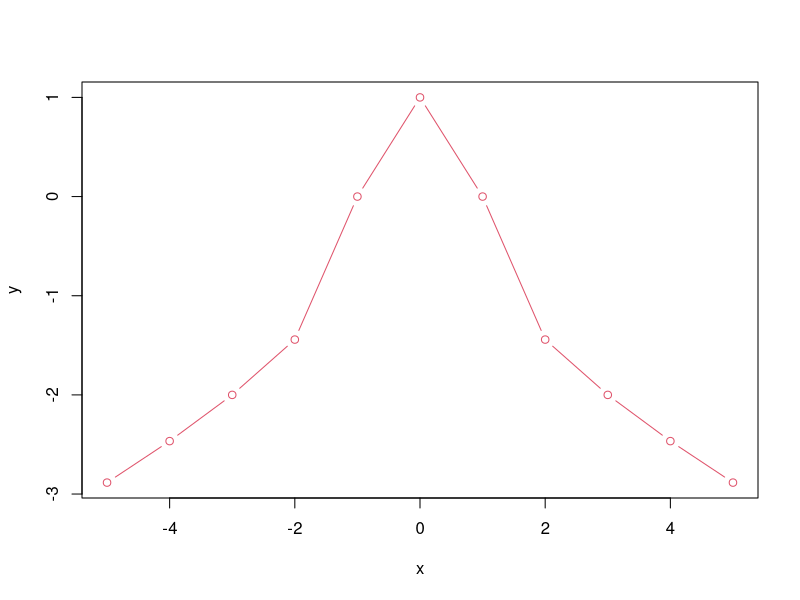
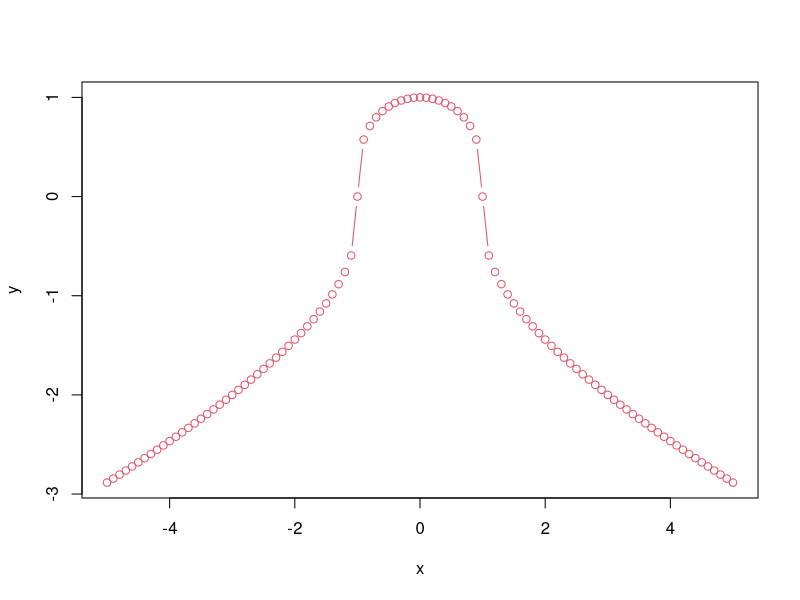
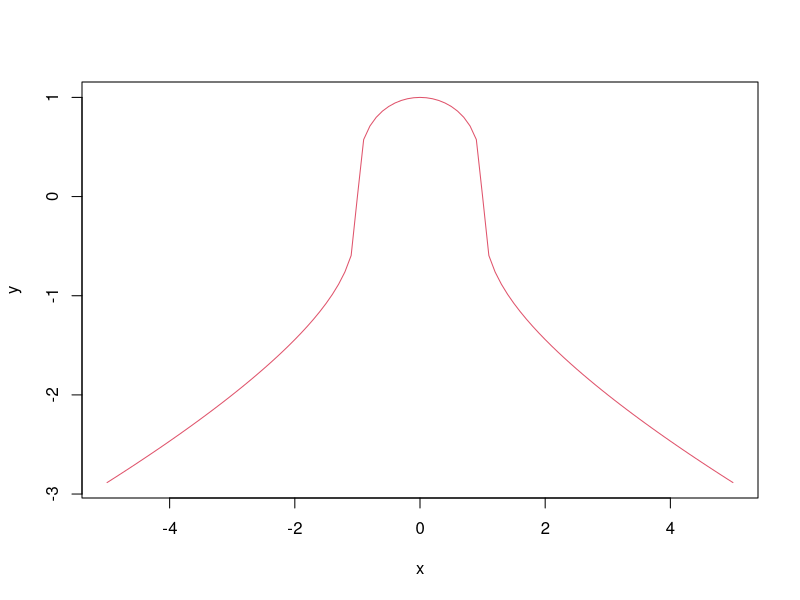
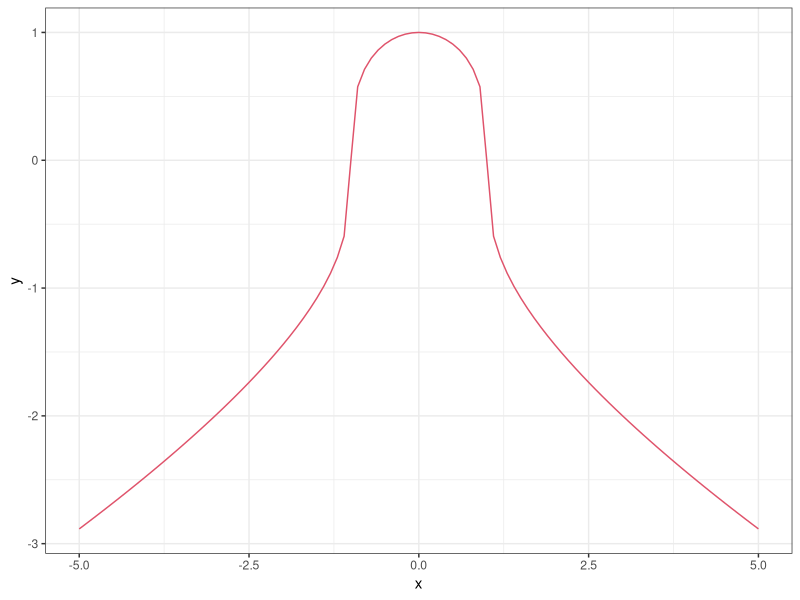

These charts were generated, in order, by the following R code:
## ---- chunk 1
simple_function <- function(x){
    temp = (1 - x*x)
    # R is using natural log so you need to adjust a bit, ie if you use negative
    # value you will get NaN :
    # kind of same idea of doing cube_root(-1) * cube_root(abs(x))
    sign(temp)*abs(temp)**(1/3)
}
simple_function(-5:5)
## ---- chunk 2
x <- -5:5
y <- simple_function(x)
plot(x, y, type = "b", col = 2)
# if you prefer it can also go in data frame because both vectors have the same length
#df <- data.frame(x = x,
#                 y = simple_function(x))
## ---- chunk 3
x <- seq(from = -5, to = 5, by = .1)
y <- simple_function(x)
plot(x , y, type = "b", col = 2)
## ---- chunk 4
curve(simple_function, from = -5, to = 5,
      ylab = "y", col = 2) # some small tuning is still needed
## ---- chunk 5
library(ggplot2)
# I was lazy and just reused x
ggplot(data.frame(x), aes(x = x)) +
    stat_function(fun = simple_function, colour = 2) +
    theme_bw()
